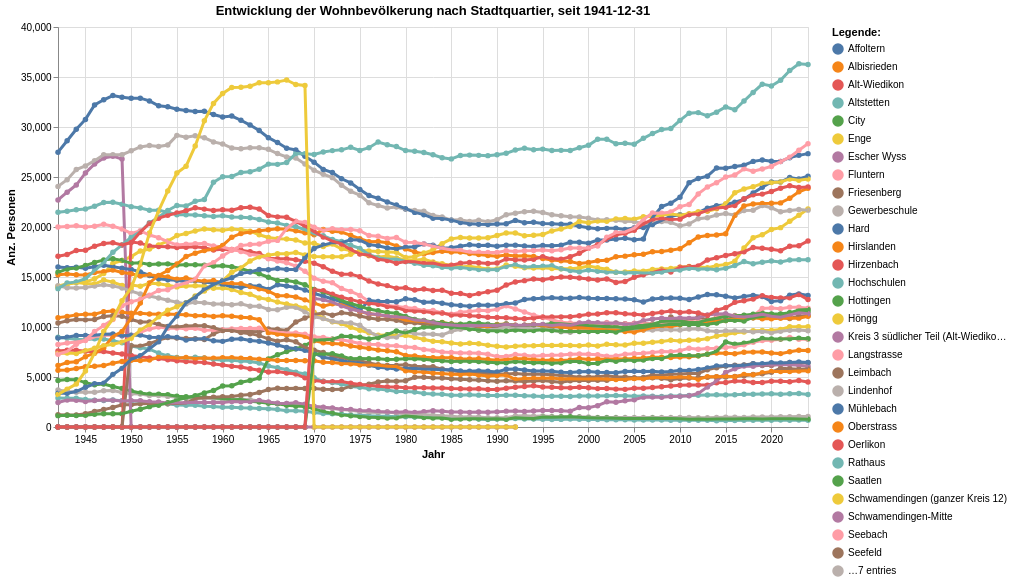

The notebook cell saved with this chart:
### Code cell
grafik1 = mypy_dv.plot_altair_multiline_highlight(
    data = myAgg1.reset_index().sort_values('QuarSort', ascending=True)
    ,x = 'StichtagDatJahr:T'
    ,y = 'sum_WBev:Q'
    ,x_beschriftung = 'Jahr'
    , y_beschriftung = 'Anz. Personen'
    ,category = "QuarLang:N"
    ,category_beschriftung= 'Legende:'
    ,warning_status = "ignore" #always or ignore
    ,myTitle="Entwicklung der Wohnbevölkerung nach Stadtquartier, seit "+data_min_date
)
grafik1

### Figure 1 — Vega-Lite specification as saved in the notebook (floating-point values rounded to 4 significant figures; data arrays with more than 128 entries replaced by an {"elided": "..."} marker saying what was removed)
{"config": {"view": {"continuousWidth": 300, "continuousHeight": 300}}, "layer": [{"mark": {"type": "circle"}, "encoding": {"color": {"field": "QuarLang", "legend": {"orient": "right", "title": "Legende:"}, "type": "nominal"}, "opacity": {"value": 1.3}, "tooltip": [{"field": "StichtagDatJahr", "type": "temporal"}, {"field": "QuarLang", "type": "nominal"}, {"field": "sum_WBev", "type": "quantitative"}], "x": {"axis": {"title": "Jahr"}, "field": "StichtagDatJahr", "type": "temporal"}, "y": {"axis": {"title": "Anz. Personen"}, "field": "sum_WBev", "type": "quantitative"}}, "name": "view_1", "title": "Entwicklung der Wohnbevölkerung nach Stadtquartier, seit 1941-12-31"}, {"mark": {"type": "line"}, "encoding": {"color": {"field": "QuarLang", "legend": {"orient": "right", "title": "Legende:"}, "type": "nominal"}, "size": {"condition": {"test": {"not": {"param": "param_1"}}, "value": 1.2}, "value": 3}, "tooltip": [{"field": "StichtagDatJahr", "type": "temporal"}, {"field": "QuarLang", "type": "nominal"}, {"field": "sum_WBev", "type": "quantitative"}], "x": {"axis": {"title": "Jahr"}, "field": "StichtagDatJahr", "type": "temporal"}, "y": {"axis": {"title": "Anz. Personen"}, "field": "sum_WBev", "type": "quantitative"}}, "title": "Entwicklung der Wohnbevölkerung nach Stadtquartier, seit 1941-12-31"}], "data": {"name": "data-bb484190bd4bf1dfcd72e89b7d1fe145"}, "height": 400, "params": [{"name": "param_1", "select": {"type": "point", "fields": ["QuarLang:N"], "nearest": true, "on": "pointerover"}, "views": ["view_1"]}], "width": 750, "$schema": "https://vega.github.io/schema/vega-lite/v5.8.0.json", "datasets": {"data-bb484190bd4bf1dfcd72e89b7d1fe145": {"elided": "2924 records"}}}
